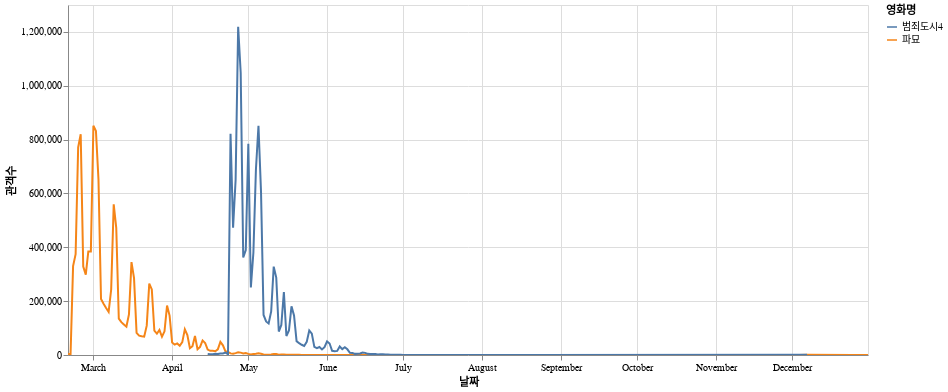

The notebook cell saved with this chart:
### Code cell
df_merge.plot.line(x = '날짜', y = '관객수', color = '영화명').properties(width = 800, height = 350)

### Figure 1 — Vega-Lite specification as saved in the notebook (floating-point values rounded to 4 significant figures; data arrays with more than 128 entries replaced by an {"elided": "..."} marker saying what was removed)
{"config": {"view": {"continuousWidth": 300, "continuousHeight": 300}}, "data": {"name": "data-3d4d01abe5ef1bf2700f4acc9dde5165"}, "mark": {"type": "line", "tooltip": true}, "encoding": {"color": {"field": "영화명", "type": "nominal"}, "x": {"field": "날짜", "type": "temporal"}, "y": {"field": "관객수", "type": "quantitative"}}, "height": 350, "params": [{"name": "param_1", "select": {"type": "interval", "encodings": ["x", "y"]}, "bind": "scales"}], "width": 800, "$schema": "https://vega.github.io/schema/vega-lite/v5.20.1.json", "datasets": {"data-3d4d01abe5ef1bf2700f4acc9dde5165": {"elided": "296 records"}}}
